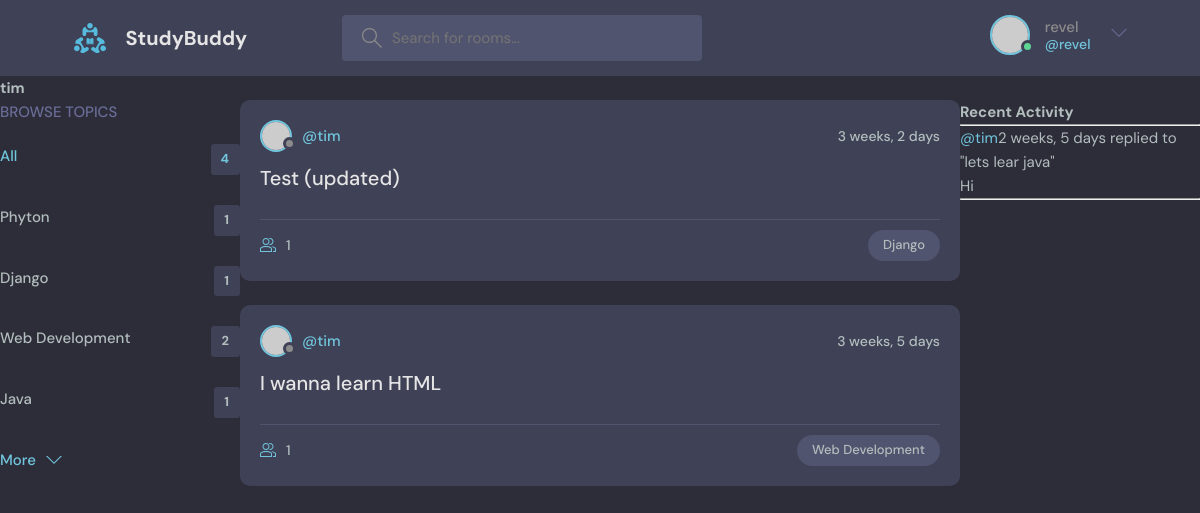
The app's page /profile/2/ (signed in) with its own data.
### base/models.py (models this page shows, shortened)
class Topic(models.Model):
    name = models.CharField(max_length=200)

class Room(models.Model):
    host = models.ForeignKey(User, on_delete=models.SET_NULL, null = True) #user hostnya
    topic = models.ForeignKey(Topic, on_delete=models.SET_NULL, null = True)# 1 topik, tapi bisa have multiple room
    name = models.CharField(max_length=200) # charfield required untuk masukin maxlength
    description = models.TextField(null=True, blank= True) #textfield adalah charfield yang lebih gede
    participants = models.ManyToManyField(User, related_name= 'participants') #store siapa yang aktif di room
    updated = models.DateTimeField(auto_now=True)
    created = models.DateTimeField(auto_now_add= True)
    class Meta:
        ordering = [
            "-updated","-created",
                    ]
    def __str__(self):
        return str(self.name)

class Message(models.Model):
    user = models.ForeignKey(User, on_delete=models.CASCADE)
    room = models.ForeignKey(Room, on_delete=models.CASCADE)#relationship dengan database sebelumnya dengan model one to many (one room, bisa many message)
    body = models.TextField()
    updated = models.DateTimeField(auto_now=True)
    created = models.DateTimeField(auto_now_add=True)
    class Meta:
        ordering = [
            "-updated","-created",]
    def __str__(self):
        return self.body[0:50] #return first 50 character from the message

### base/views.py (the view)
# urls.py: path('profile/<str:pk>/',views.userProfile, name= "user-profile")
def userProfile(request,pk):
    user = User.objects.get(id= pk)
    rooms = user.room_set.all()
    room_messages = user.message_set.all()
    topics = Topic.objects.all()
    context = {'user':user, 'rooms' : rooms, 'room_messages' : room_messages, 'topics' : topics}
    return render (request, 'base/profile.html', context)

### base/templates/base/profile.html (shortened to what this page needs)
{% extends 'main.html' %}
{% block content %}
<h1>{{user.username}}</h1>
<div class ="profile-container">
    <div>{% include 'base/topic_component.html' %}</div>
    <div>{% include 'base/feed_component.html' %}</div>
    <div>{% include 'base/activity_component.html' %}</div>
</div>
{% endblock content %}

### templates/navbar.html (shortened to what this page needs)
{% load static %}
 <header class="header header--loggedIn">
      <div class="container">
        <a href="{%url 'home' %}" class="header__logo">
          <img src="{% static 'images/logo.svg' %}" />
          <h1>StudyBuddy</h1>
        </a>
        <form class="header__search" method ="GET" action =" {% url 'home'%}">
          <label>
            <input name ="q" placeholder="Search for rooms..." />
          </label>
        </form>
        <nav class="header__menu">
          {% if request.user.is_authenticated %}
          <div class="header__user">
            <a href="profile.html">
              <div class="avatar avatar--medium active">
                <img src="https://randomuser.me/api/portraits/men/37.jpg" />
              </div>
              <p>{{request.user.username}} <span>@{{request.user.username}}</span></p>
            </a>
            <button class="dropdown-button">
              <svg version="1.1" xmlns="http://www.w3.org/2000/svg" width="32" height="32" viewBox="0 0 32 32">
                <title>chevron-down</title>
                <path d="M16 21l-13-13h-3l16 16 16-16h-3l-13 13z"></path>
              </svg>
            </button>
          </div>
          {% else %}
          <a href="{% url 'login' %}">
            <img src="{% static 'images/avatar.svg' %}" />
            <p>Login</p>
          </a>
          {% endif %}
        </nav>
      </div>
    </header>

### base/templates/base/topic_component.html (shortened to what this page needs)
<div class="topics">
          <div class="topics__header">
            <h2>Browse Topics</h2>
          </div>
          <ul class="topics__list">
            <li>
              <a href="{%url 'home'%}" class="active">All <span>{{topics.count}}</span></a>
            </li>
              {% for topic in topics %}
            <li>
              <a href="{% url 'home'%}?q={{topic.name}}">{{topic.name}} <span>{{topic.room_set.all.count}}</span></a>
            </li>
              {% endfor%}
          </ul>
          <a class="btn btn--link" href="topics.html">
            More
            <svg version="1.1" xmlns="http://www.w3.org/2000/svg" width="32" height="32" viewBox="0 0 32 32">
              <title>chevron-down</title>
              <path d="M16 21l-13-13h-3l16 16 16-16h-3l-13 13z"></path>
            </svg>
          </a>
        </div>
            <div>
            </div>

### base/templates/base/feed_component.html (shortened to what this page needs)
{% for room in rooms %}
<div class="roomListRoom">
            <div class="roomListRoom__header">
              <a href="{%url 'user-profile' room.host.id %}" class="roomListRoom__author">
                <div class="avatar avatar--small">
                  <img src="https://randomuser.me/api/portraits/women/11.jpg" />
                </div>
                <span>@{{room.host.username}}</span>
              </a>
              <div class="roomListRoom__actions">
                <span>{{room.created|timesince}}</span>
              </div>
            </div>
            <div class="roomListRoom__content">
              <a href="{%url 'room' room.id %}">{{room.name}}</a>
            </div>
            <div class="roomListRoom__meta">
              <a href="{%url 'room' room.id %}" class="roomListRoom__joined">
                  {{room.participants.all.count}}
              </a>
              <p class="roomListRoom__topic">{{room.topic.name}}</p>
            </div>
          </div>
{% endfor %}

### base/templates/base/activity_component.html (shortened to what this page needs)
            <h3>Recent Activity</h3>
            <hr>
            {% for room_message in room_messages%}
                <div>
                    <small><a href="{% url 'user-profile' room_message.user.id %}">@{{room_message.user}} </a>{{room_message.created|timesince}}</small>
                    <small>replied to "{{room_message.room}}"</small>
                    <p> {{room_message}}</p>
                    <hr>
                </div>
            {%endfor%}

### base/templates/base/profile.html (style rules this page uses)
.profile-container { display: grid; grid-template-columns: 1fr 3fr 1fr; }

### records on screen
Topic: name "Phyton", room_set.all.count "1"
Topic: name "Django", room_set.all.count "1"
Topic: name "Web Development", room_set.all.count "2"
Topic: name "Java", room_set.all.count "1"
Room: host.username "tim", created "3 weeks, 2 days", name "Test (updated)", participants.all.count "1", topic.name "Django"
Room: host.username "tim", created "3 weeks, 5 days", name "I wanna learn HTML", participants.all.count "1", topic.name "Web Development"
Message: user "tim", created "2 weeks, 5 days", room "lets lear java", body "Hi"

### other values on screen
{{ request.user.username }} "revel"
{{ user.username }} "tim"
{{ topics.count }} "4"
